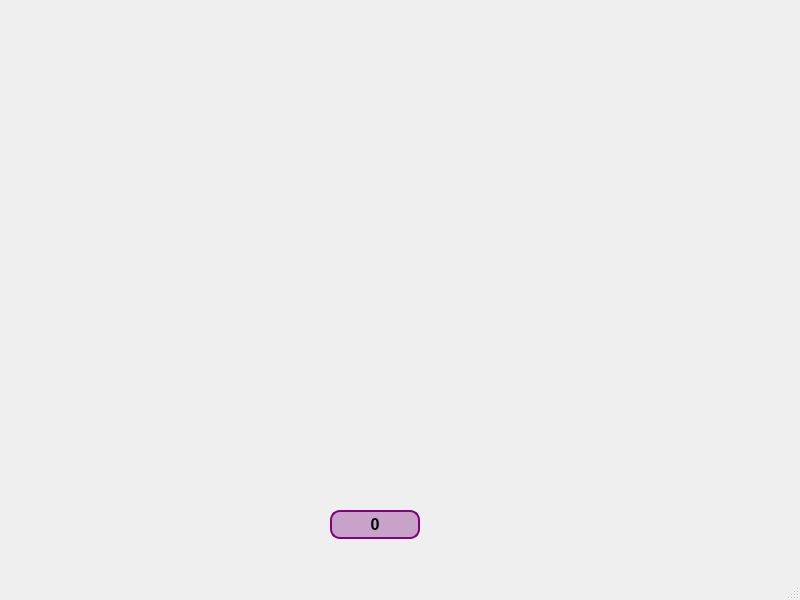
<?xml version="1.0" encoding="UTF-8"?>
<ui version="4.0">
 <class>MainWindow</class>
 <widget class="QMainWindow" name="MainWindow">
  <property name="geometry">
   <rect>
    <x>0</x>
    <y>0</y>
    <width>800</width>
    <height>600</height>
   </rect>
  </property>
  <property name="windowTitle">
   <string>MainWindow</string>
  </property>
  <widget class="QWidget" name="centralwidget">
   <widget class="etiket" name="sekenTop">
    <property name="geometry">
     <rect>
      <x>340</x>
      <y>10</y>
      <width>41</width>
      <height>41</height>
     </rect>
    </property>
    <property name="autoFillBackground">
     <bool>false</bool>
    </property>
    <property name="text">
     <string/>
    </property>
    <property name="pixmap">
     <pixmap resource="resimler.qrc">:/res/top.jpg</pixmap>
    </property>
    <property name="scaledContents">
     <bool>true</bool>
    </property>
   </widget>
   <widget class="QPushButton" name="buton">
    <property name="geometry">
     <rect>
      <x>330</x>
      <y>510</y>
      <width>90</width>
      <height>29</height>
     </rect>
    </property>
    <property name="styleSheet">
     <string notr="true">background-color: #C8A2C8;  
color: black;               
border: 2px solid #800080; 
border-radius: 10px;        
font-weight: bold;          
font-size: 16px;</string>
    </property>
    <property name="text">
     <string>0</string>
    </property>
   </widget>
  </widget>
  <widget class="QMenuBar" name="menubar">
   <property name="geometry">
    <rect>
     <x>0</x>
     <y>0</y>
     <width>800</width>
     <height>25</height>
    </rect>
   </property>
  </widget>
  <widget class="QStatusBar" name="statusbar"/>
 </widget>
 <customwidgets>
  <customwidget>
   <class>etiket</class>
   <extends>QLabel</extends>
   <header location="global">etiket.h</header>
  </customwidget>
 </customwidgets>
 <resources>
  <include location="resimler.qrc"/>
 </resources>
 <connections/>
</ui>
